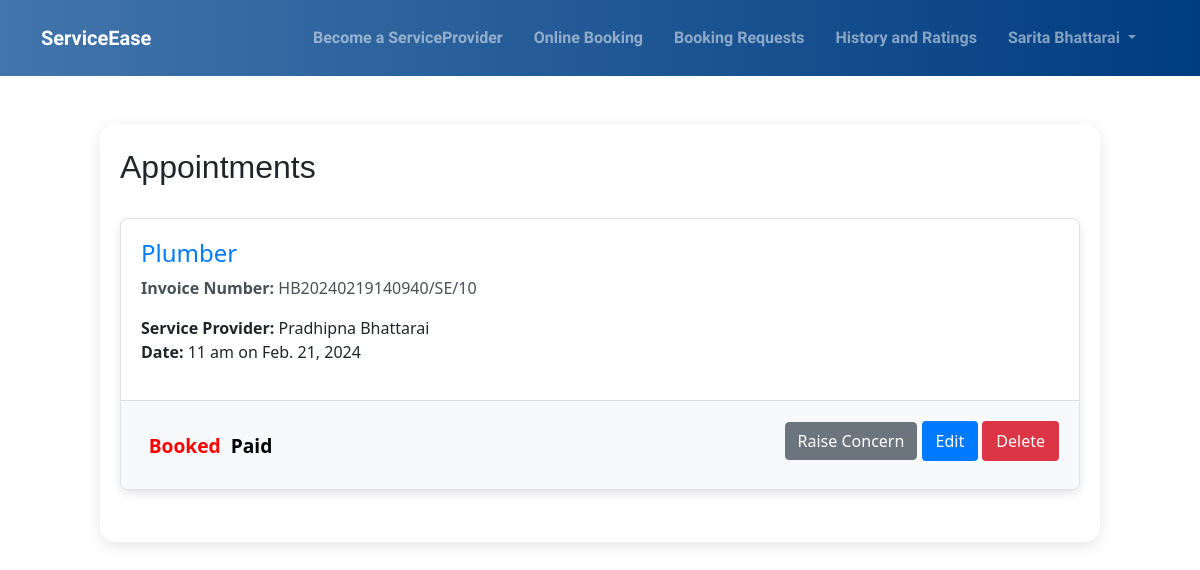
Page /booking/ (signed in) on the committed database.
### booking/models.py (models this page shows, shortened)
class Appointment(models.Model):
    user = models.ForeignKey(User, on_delete=models.CASCADE, null=True, blank=True)
    service = models.CharField(max_length=50, choices=SERVICE_CHOICES, default="Electrician")
    day = models.DateField(null=True, blank=True)
    address = models.CharField(max_length=200, blank=True)
    description = models.TextField(default='')
    latitude = models.FloatField(blank=True, null=True)
    longitude = models.FloatField(blank=True, null=True)
    number = models.CharField(max_length=15, blank=True, null=True)
    email = models.EmailField(max_length=255, blank=True, null=True)
    isFinished = models.CharField(max_length=15, default="No")
    accepted = models.BooleanField(default=False)
    rejected = models.BooleanField(default=False)
    time = models.CharField(max_length=10, null=True, blank=True)
    staff = models.CharField(max_length=50, default="Not assigned")
    payment_status = models.CharField(max_length=100, default='Cash On Delivery')
    rating = models.IntegerField(null=True, blank=True)
    rated = models.BooleanField(default=False)
    invoice_number = models.CharField(max_length=50, blank=True, null=True)
    dispute_created = models.BooleanField(default=False)
    dispute_resolved = models.BooleanField(default=False)
    tier = models.CharField(max_length=20,default="bronze")

### booking/views.py (the view)
# urls.py: path('', views.userPanel, name='userPanel'),
@login_required(login_url=reverse_lazy('login'))
def userPanel(request):
    user = request.user
    appointments = Appointment.objects.filter(user=user).order_by('day', 'time')
    current_time = timezone.now()
    for appointment in appointments:
        appointment_datetime = timezone.make_aware(datetime.combine(appointment.day, datetime.strptime(appointment.time, '%I %p').time()))
        appointment.appointment_time_passed = current_time > appointment_datetime
    return render(request, 'userPanel.html', {
        'user': user,
        'appointments': appointments,
    })

### booking/templates/userPanel.html (shortened to what this page needs)
{% extends 'layout.html' %}
{% load static %}
{% block body %}
    <link href="https://stackpath.bootstrapcdn.com/bootstrap/4.5.2/css/bootstrap.min.css" rel="stylesheet">
    <link rel="stylesheet" href="{% static 'css/user_panel.css' %}">
    <link rel="stylesheet" href="{% static 'css/preloader.css' %}">
    <div class="user-panel-container">
        {% if user.is_authenticated %}
        <h2 class="mt-1 mb-4">Appointments</h2>
        {% if appointments.count > 0 %}
                <div class="appointments-section">
                    {% for appointment in appointments %}
                        {% if appointment.staff != "Not assigned" %}
                            {% if appointment.isFinished == "No"%}
                                <div class="card appointment-card">
                                    <div class="card-body">
                                        <h3 class="card-title">{{ appointment.service }}</h3>
                                        <p class="card-text">
                                            <strong>Invoice Number:</strong> {{ appointment.invoice_number }}</p>
                                            <strong>Service Provider: </strong> {{ appointment.staff }} <br>
                                            <strong>Date:</strong> {{appointment.time}} on {{ appointment.day }}<br>
                                    </div>
                                    <div class="card-footer d-flex justify-content-between align-items-center">
                                        <span class="badge {% if not appointment.isFinished %}{% else %}{% endif %} mr-2" style="font-size: 1.2rem;">
                                            {% if appointment.isFinished != "No" %}
                                                <span>Completed</span>
                                            {% else %}
                                                <span style="color: red;">Booked</span>
                                                <span style="color: black; margin-left: 5px;">{{ appointment.payment_status }}</span>
                                            {% endif %}
                                        </span>
                                        {% if not appointment.dispute_created %}
                                    <div>
                                        {% if appointment.appointment_time_passed %}
                                        <button type="button" class="btn btn-secondary" data-toggle="modal" data-target="#invoiceModal{{ appointment.id }}">Raise Concern</button>
                                    {% endif %}
                                            <form action="{% url 'edit_appointment' appointment.id %}" method="get" style="display: inline-block;">
                                                <button type="submit" class="btn btn-primary" id="edit_ap">
                                                    Edit
                                                </button>
                                            </form>
                                            <form class="deleteForm" action="{% url 'appointmentDeleteBooking' appointment.id %}" method="post" style="display: inline-block;">
                                                <button type="submit" class="btn btn-danger" id="del_ap">
                                                    Delete
                                                </button>
                                            </form>
                                        </div>
                                        {% else %}
                                        <P> Dispute Created</P>
                                        {% endif %}
                                    </div>
                                </div>
                            {% endif %}
                        {% endif %}
                    {% endfor %}
                </div>
                {% else %}
                <p>You have no pending bookings</p>
            {% endif %}
        {% endif %}
    </div>
{% endblock %}

### booking/templates/layout.html (shortened to what this page needs)
{% load static %}
<!DOCTYPE html>
<html lang="en">
<head>
    <link rel="stylesheet" href="{% static 'css/bootstrap.min.css' %}">
    <link rel="stylesheet" href="{% static 'css/responsive.css' %}">
<link rel="stylesheet" href="{% static 'css/font-awesome.min.css' %}" />
    <link rel="stylesheet" href="{% static 'css/bootstrap-icons.css' %}">
    <link rel="stylesheet" href="{% static 'css/sweetalert2.min.css' %}">
    <link rel="stylesheet" href="{% static 'css/user_layout.css' %}">
    <link rel="stylesheet" href="{% static 'css/style.css' %}" />
    <link rel="stylesheet" href="{% static 'css/font-awesome.min.css' %}" />
    <link href="{% static 'css/responsive.css' %}" rel="stylesheet" />
    <link rel="stylesheet" href="https://stackpath.bootstrapcdn.com/bootstrap/4.5.2/css/bootstrap.min.css">
</head>
<body>
<header>
    <nav class="navbar navbar-expand-lg navbar-dark ">
        <div class="container-fluid">
            <a class="navbar-brand" href="{% url 'userPanel' %}">ServiceEase</a>
            <div class="collapse navbar-collapse" id="navbarNav">
                <ul class="navbar-nav ml-auto">
                    <li class="nav-item">
                        <a class="nav-link" href="{% url 'become-vendor' %}">
                            Become a ServiceProvider
                        </a>
                    </li>
                    <li class="nav-item">
                        <a class="nav-link" href="{% url 'booking' %}">
                            </i> Online Booking
                        </a>
                    </li>
                    <li class="nav-item">
                        <a class="nav-link" href="{% url 'userPanel' %}">
                            </i> Booking Requests
                        </a>
                    </li>
                    <li class="nav-item">
                        <a class="nav-link" href="{% url 'history' %}">
                           </i> History and Ratings
                        </a>
                    </li>
                    <li class="nav-item dropdown">
                        <a class="nav-link dropdown-toggle" href="#" id="navbarDropdown" role="button"
                           data-bs-toggle="dropdown" aria-haspopup="true" aria-expanded="false">
                            {{user.username}}
                        </a>
                    </li>
                </ul>
            </div>
        </div>
    </nav>
</header>
<div class="container mt-5">
    {% block body %}{% endblock %}
</div>
</body>
</html>

### staticfiles/css/responsive.css (style rules this page uses)
@media (min-width: 1200px) { .container { max-width: 1170px; } }

### staticfiles/css/user_layout.css (style rules this page uses)
body { padding-top: 0; margin-top: 0; color: #495057; font-family: 'Arial', sans-serif; font-size: 16px; }
header { background: linear-gradient(to right, #4275ab, #003c80); color: white; padding: 10px; font-family: 'Arial', sans-serif; }
.navbar-brand { font-size: 1.5rem; font-weight: bold; color: white; }
.navbar-nav { margin-left: auto; }
.navbar-nav .nav-item { margin-right: 15px; }
.navbar-nav .nav-link { color: white; font-weight: bold; transition: color 0.3s; }
.card { background-color: white; box-shadow: 0 4px 8px rgba(0, 0, 0, 0.1); border: none; margin-bottom: 20px; }

### staticfiles/css/style.css (style rules this page uses)
body { color: #040000; }
h1, h2 { font-family: 'Merriweather Sans', sans-serif; }
a, a:hover, a:focus { text-decoration: none; }
.navbar-brand { padding: 0; margin: 0; color: #000000; font-weight: bold; font-size: 30px; font-weight: bold; }
body { font-family: 'Roboto'; font-size: 16px; }

### staticfiles/css/user_panel.css (style rules this page uses)
.user-panel-container { max-width: 1000px; margin: 2% auto; padding: 20px; background-color: #ffffff; border-radius: 15px; box-shadow: 0 4px 15px rgba(0, 0, 0, 0.1); font-family: 'Segoe UI', Tahoma, Geneva, Verdana, sans-serif; }
.appointments-section { margin-top: 2rem; }
.appointment-card { margin-bottom: 2rem; border: 1px solid #dee2e6; border-radius: 0.5rem; overflow: hidden; transition: box-shadow 0.3s; }
.appointment-card .card-body { padding: 1.25rem; }
.appointment-card .card-title { color: #007bff; font-size: 1.5rem; margin-bottom: 0.5rem; }
.appointment-card .card-text { font-size: 1rem; color: #495057; }
.appointment-card .card-footer { background-color: #f8f9fa; display: flex; flex-wrap: wrap; justify-content: space-between; align-items: center; padding: 0.75rem 1.25rem; }
.appointment-card .card-footer .btn { margin-top: 0.5rem; }
.appointment-card .badge { font-size: 1.2rem; }
.appointment-card .btn { font-size: 1rem; }
.btn-outline-primary, .btn-outline-secondary, .btn-danger { border-width: 2px; color: #fff; }
.btn-primary { border-width: 2px; color: #fff; }

### staticfiles/css/preloader.css (style rules this page uses)
body { overflow: hidden; }

### rows in the picture
Appointment: service "Plumber", invoice_number "HB20240219140940/SE/10", staff "Pradhipna Bhattarai", time "11 am", day "Feb. 21, 2024", payment_status "Paid"

### other values in the picture
{{ user.username }} "Sarita Bhattarai"
